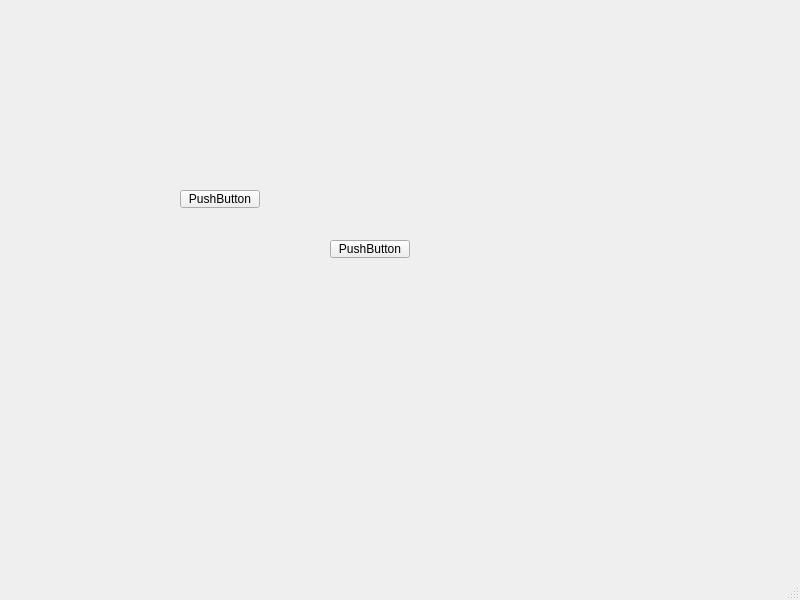
<?xml version="1.0" encoding="UTF-8"?>
<ui version="4.0">
 <class>MainWindow</class>
 <widget class="QMainWindow" name="MainWindow">
  <property name="geometry">
   <rect>
    <x>0</x>
    <y>0</y>
    <width>800</width>
    <height>600</height>
   </rect>
  </property>
  <property name="windowTitle">
   <string>MainWindow</string>
  </property>
  <widget class="QWidget" name="centralwidget">
   <widget class="QPushButton" name="pushButton">
    <property name="geometry">
     <rect>
      <x>330</x>
      <y>240</y>
      <width>80</width>
      <height>18</height>
     </rect>
    </property>
    <property name="text">
     <string>PushButton</string>
    </property>
   </widget>
   <widget class="QPushButton" name="pushButton_2">
    <property name="geometry">
     <rect>
      <x>180</x>
      <y>190</y>
      <width>80</width>
      <height>18</height>
     </rect>
    </property>
    <property name="text">
     <string>PushButton</string>
    </property>
   </widget>
  </widget>
  <widget class="QMenuBar" name="menubar">
   <property name="geometry">
    <rect>
     <x>0</x>
     <y>0</y>
     <width>800</width>
     <height>17</height>
    </rect>
   </property>
  </widget>
  <widget class="QStatusBar" name="statusbar"/>
 </widget>
 <resources/>
 <connections/>
</ui>
